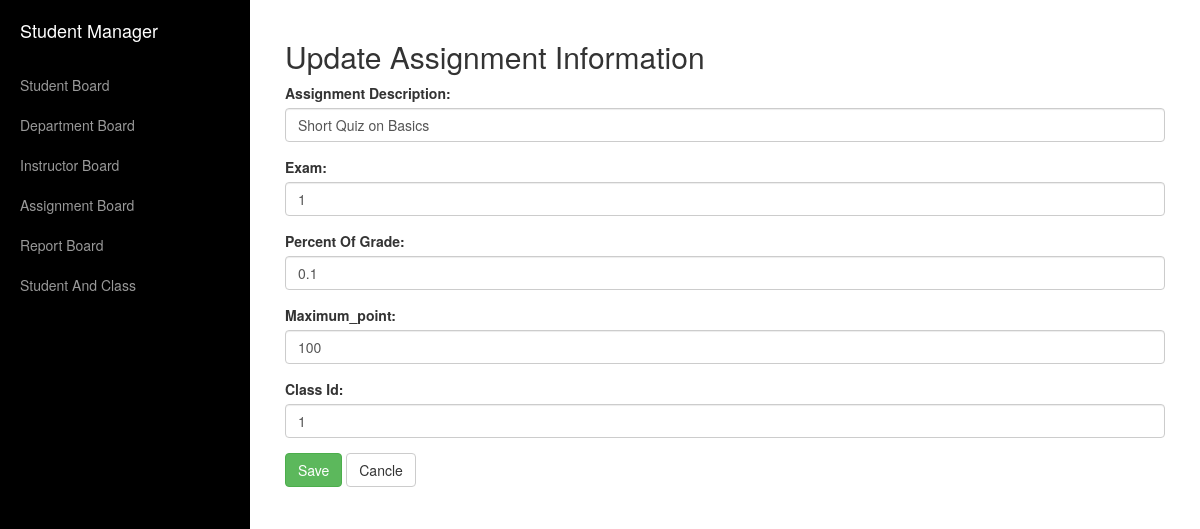
Page /controllers/assignment/edit.php?id=1 on the committed database.
### tables this page shows
CREATE TABLE `assignment` (
  `id` int(11) NOT NULL,
  `assignment_description` varchar(255) DEFAULT NULL,
  `exam` tinyint(1) DEFAULT NULL,
  `percent_of_grade` double DEFAULT NULL,
  `maximum_point` float DEFAULT NULL,
  `class_id` int(11) NOT NULL
);

### controllers/assignment/edit.php (called while the page is built, shortened)
<?php
require_once(dirname(dirname(dirname(__FILE__)))."/models/assignment.php");
$assignment_model = new Assignment();
$assignment = null;
if($_GET) {
    $id = $_GET['id'];
    $assignment = $assignment_model->get_assignment($id);
}
require "../../views/assignment/edit.tor.php";

### libraries/connector.php (called while the page is built, shortened)
<?php
class Connector
{
    private static $instance;
    private $conn;
    private $db_server = "localhost";
    private $db_user = "root";
    private $db_pass = "";
    private $db_name = "student";
    public static function getInstance()
    {
        if (null === static::$instance) {
            static::$instance = new Connector();
        }
        return static::$instance;
    }
    protected function __construct()
    {
        try {
            $this->conn = new PDO("mysql:host=$this->db_server;dbname=$this->db_name;charset=utf8", $this->db_user, $this->db_pass);
            $this->conn->setAttribute(PDO::ATTR_ERRMODE, PDO::ERRMODE_EXCEPTION);
        }
        catch(PDOException $e)
        {
            $this->conn = null;
            throw new Exception('Reconfig the password for database or another reason');
        }
    }
    public function getConnection() {
        return $this->conn;
    }
}

### models/assignment.php (called while the page is built, shortened)
<?php
require_once (dirname(dirname(__FILE__)).'/libraries/connector.php');
class Assignment
{
    private $conn;
    private $table="assignment";
    function __construct()
    {
        $this ->conn=Connector::getInstance()->getConnection();
    }
    public function get_assignment($id) {
        $stmt = $this->conn->prepare("SELECT * FROM $this->table WHERE id = ?");
        $stmt->execute(array($id));
        return $stmt->fetch();
    }
}

### views/assignment/edit.tor.php (the view, shortened to what this page needs)
<html>
<head>
    <?php include_once __DIR__.'/../partial/_head.tor.php' ?>
</head>
<body>
<div id="wrapper">
    <?php include_once __DIR__.'/../partial/_nav.tor.php' ?>
    <div id="page-content-wrapper">
        <div class="container-fluid">
        <div class="row">
            <div class="col-md-12">
                <h2>Update Assignment Information</h2>
                <form id="form" method="post">
                    <div class="form-group">
                        <label for="assignment_description">Assignment Description:</label>
                        <input type="text" class="form-control" id="assignment_description" name="assignment_description"
                            value="<?php echo $assignment['assignment_description'] ?>">
                    </div>
                    <div class="form-group">
                        <label for="exam">Exam:</label>
                        <input type="text" class="form-control" id="exam" name="exam"
                               value="<?php echo $assignment['exam'] ?>">
                    </div>
                    <div class="form-group">
                        <label for="percent_of_grade">Percent Of Grade:</label>
                        <input type="text" class="form-control" id="percent_of_grade" name="percent_of_grade"
                               value="<?php echo $assignment['percent_of_grade'] ?>">
                    </div>
                    <div class="form-group">
                        <label for="maximum_point">Maximum_point:</label>
                        <input type="text" class="form-control" id="maximum_point" name="maximum_point"
                               value="<?php echo $assignment['maximum_point'] ?>">
                    </div>
                    <div class="form-group">
                        <label for="class_id">Class Id:</label>
                        <input type="text" class="form-control" id="class_id" name="class_id"
                               value="<?php echo $assignment['class_id'] ?>">
                    </div>
                    <button type="submit" class="btn btn-success">Save</button>
                    <a href="../../controllers/assignment/list.php"><button type="button" class="btn btn-default">Cancle</button></a>
                </form>
            </div>
        </div>
    </div>
    </div>
</div>
</body>
</html>

### public/css/simple-sidebar.css (style rules this page uses)
body { overflow-x: hidden; }
#wrapper { padding-left: 0; -webkit-transition: all 0.5s ease; -moz-transition: all 0.5s ease; -o-transition: all 0.5s ease; transition: all 0.5s ease; }
#page-content-wrapper { width: 100%; position: absolute; padding: 15px; }
@media (min-width:768px) { #wrapper { padding-left: 250px; } }
@media (min-width:768px) { #page-content-wrapper { padding: 20px; position: relative; } }

### rows in the picture
assignment: assignment_description "Short Quiz on Basics", exam "1", percent_of_grade "0.1", maximum_point "100", class_id "1"
